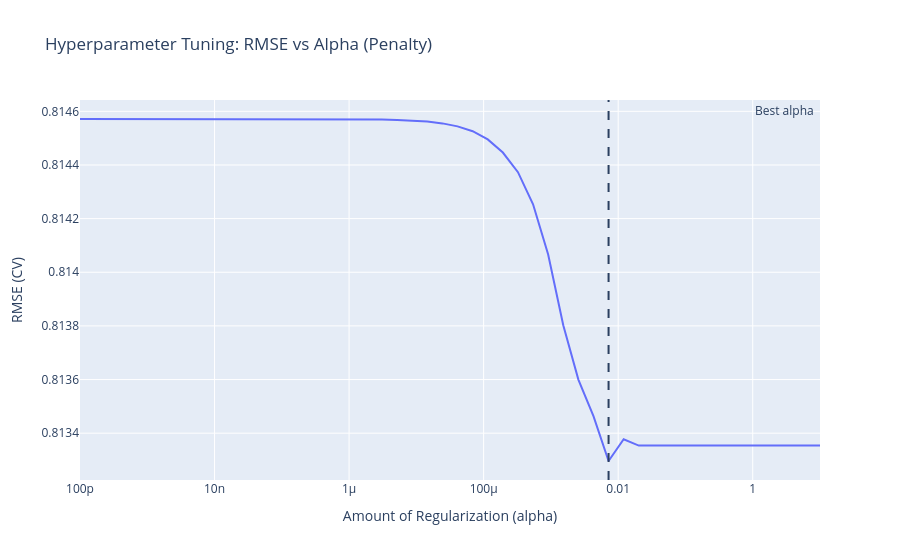

The notebook cell saved with this chart:
### Code cell
# Plot tuning results — equivalent to lasso_tune %>% autoplot()
cv_results = pd.DataFrame(grid_search.cv_results_)
cv_results["alpha"] = cv_results["param_model__alpha"].astype(float)
cv_results["rmse"]  = -cv_results["mean_test_score"]

fig = px.line(cv_results, x="alpha", y="rmse", log_x=True,
              title="Hyperparameter Tuning: RMSE vs Alpha (Penalty)",
              labels={"alpha": "Amount of Regularization (alpha)", "rmse": "RMSE (CV)"})
fig.add_vline(x=grid_search.best_params_["model__alpha"], line_dash="dash",
              annotation_text="Best alpha")
fig.show()

### Figure 1 — Plotly figure (JSON) as saved in the notebook; plotly's stock layout.template omitted (floating-point values rounded to 4 significant figures)
{"data": [{"hovertemplate": "Amount of Regularization (alpha)=%{x}<br>RMSE (CV)=%{y}<extra></extra>", "legendgroup": "", "line": {"color": "#636efa", "dash": "solid"}, "marker": {"symbol": "circle"}, "mode": "lines", "name": "", "orientation": "v", "showlegend": false, "type": "scatter", "x": [1e-10, 1.677e-10, 2.812e-10, 4.715e-10, 7.906e-10, 1.326e-09, 2.223e-09, 3.728e-09, 6.251e-09, 1.048e-08, 1.758e-08, 2.947e-08, 4.942e-08, 8.286e-08, 1.389e-07, 2.33e-07, 3.907e-07, 6.551e-07, 1.099e-06, 1.842e-06, 3.089e-06, 5.179e-06, 8.685e-06, 1.456e-05, 2.442e-05, 4.095e-05, 6.866e-05, 0.0001151, 0.0001931, 0.0003237, 0.0005429, 0.0009103, 0.001526, 0.00256, 0.004292, 0.007197, 0.01207, 0.02024, 0.03393, 0.0569, 0.09541, 0.16, 0.2683, 0.4498, 0.7543, 1.265, 2.121, 3.556, 5.964, 10], "xaxis": "x", "y": [0.8146, 0.8146, 0.8146, 0.8146, 0.8146, 0.8146, 0.8146, 0.8146, 0.8146, 0.8146, 0.8146, 0.8146, 0.8146, 0.8146, 0.8146, 0.8146, 0.8146, 0.8146, 0.8146, 0.8146, 0.8146, 0.8146, 0.8146, 0.8146, 0.8146, 0.8145, 0.8145, 0.8145, 0.8144, 0.8144, 0.8143, 0.8141, 0.8138, 0.8136, 0.8135, 0.8133, 0.8134, 0.8134, 0.8134, 0.8134, 0.8134, 0.8134, 0.8134, 0.8134, 0.8134, 0.8134, 0.8134, 0.8134, 0.8134, 0.8134], "yaxis": "y"}], "layout": {"annotations": [{"showarrow": false, "text": "Best alpha", "x": 0.007197, "xanchor": "left", "xref": "x", "y": 1, "yanchor": "top", "yref": "y domain"}], "legend": {"tracegroupgap": 0}, "shapes": [{"line": {"dash": "dash"}, "type": "line", "x0": 0.007197, "x1": 0.007197, "xref": "x", "y0": 0, "y1": 1, "yref": "y domain"}], "title": {"text": "Hyperparameter Tuning: RMSE vs Alpha (Penalty)"}, "xaxis": {"anchor": "y", "domain": [0, 1], "title": {"text": "Amount of Regularization (alpha)"}, "type": "log"}, "yaxis": {"anchor": "x", "domain": [0, 1], "title": {"text": "RMSE (CV)"}}}}
